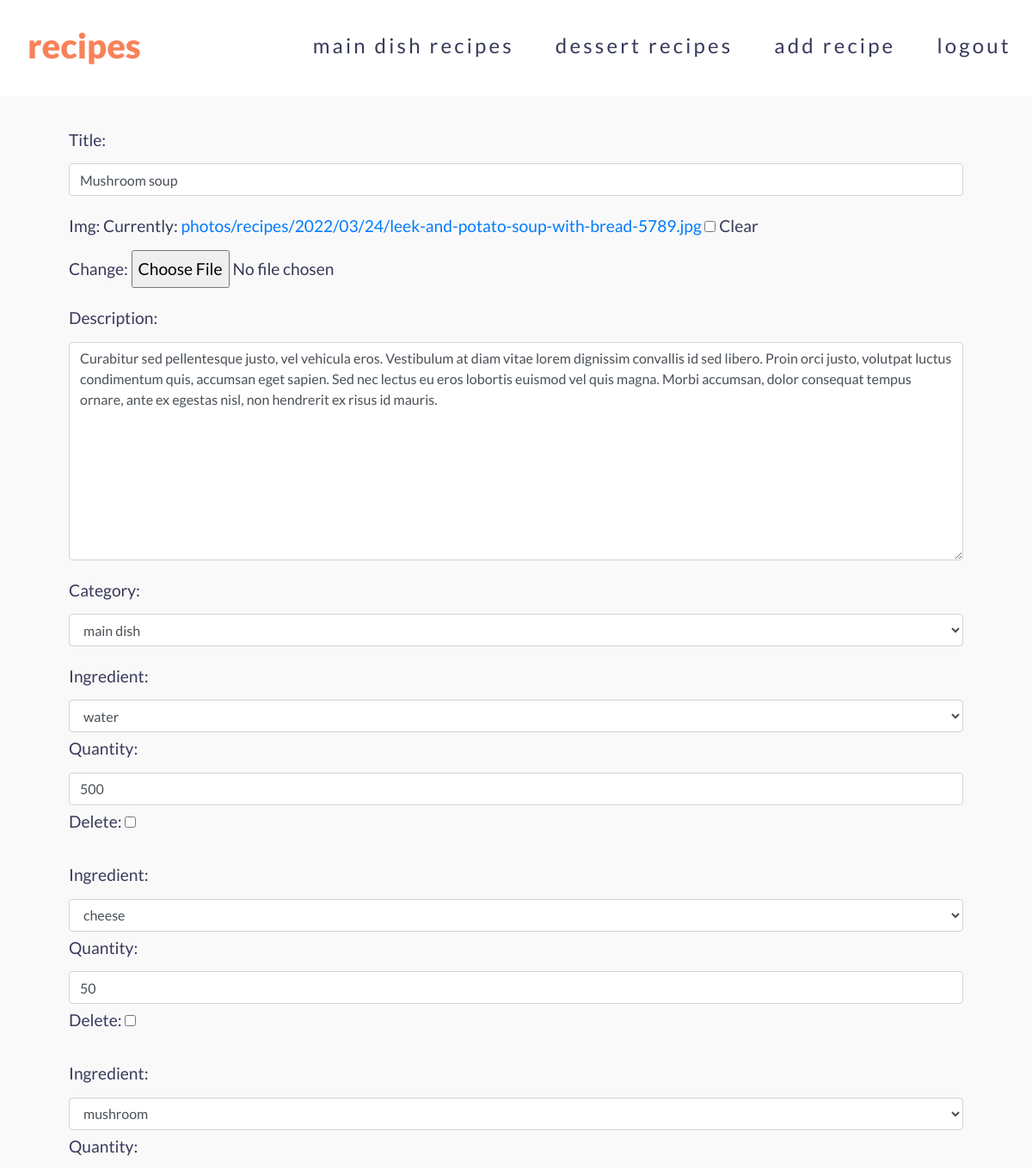
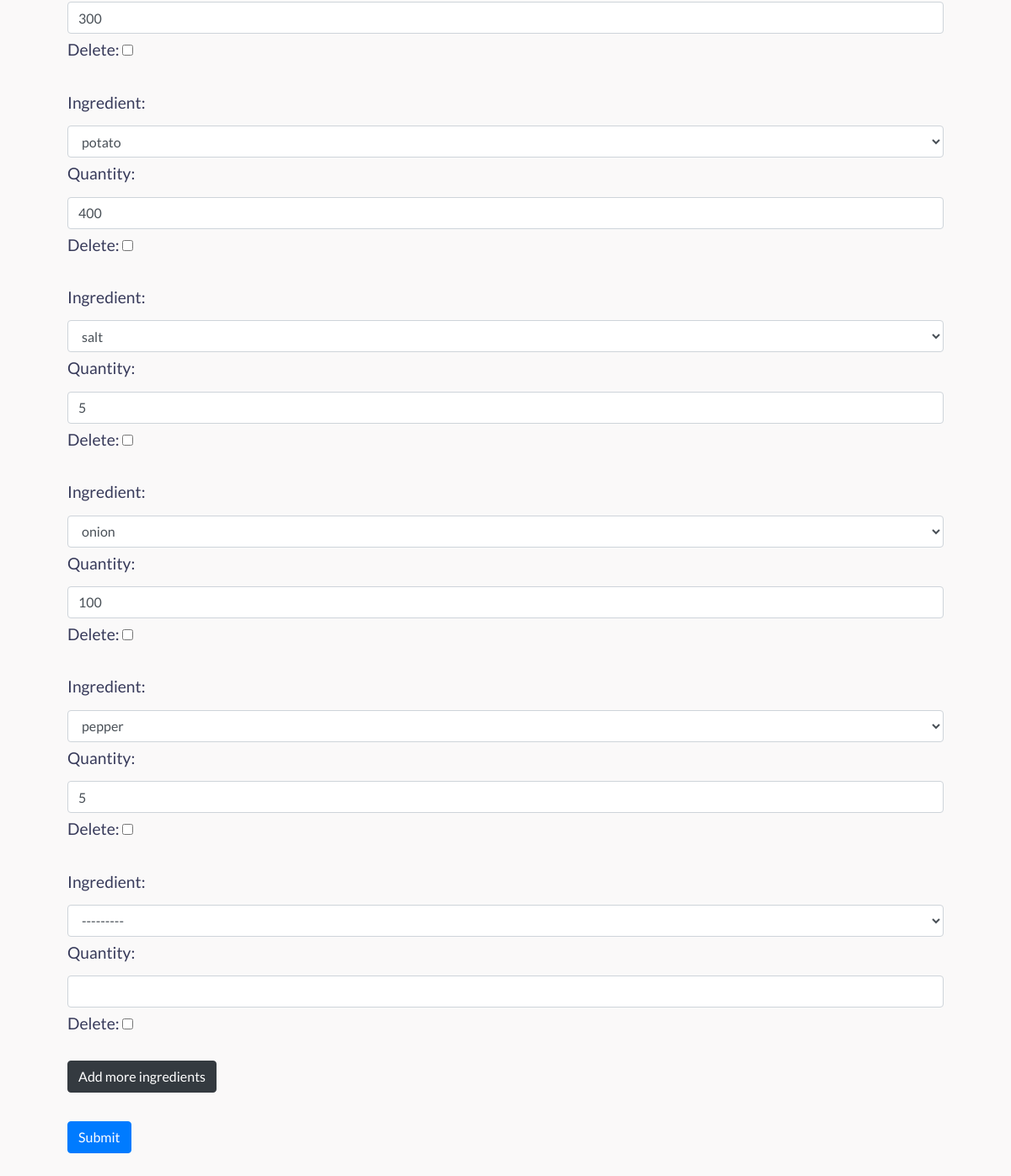
Page /recipes/update_recipe/mushroom-soup/ (signed in) on the committed database (2 pictures, top to bottom).
### recipes/models.py (models this page shows, shortened)
class Categories(models.Model):
    title = models.CharField(max_length=150)
    slug = models.SlugField(max_length=150, unique=True, null=True)
    def __str__(self):
        return self.title
    def get_absolute_url(self):
        return reverse("recipes-category", kwargs={"slug": self.slug})

class Recipes(models.Model):
    title = models.CharField(max_length=150)
    slug = models.SlugField(max_length=150, unique=True, null=True)
    img = models.ImageField(upload_to='photos/recipes/%Y/%m/%d/', blank=True)
    description = models.TextField()
    created_at = models.DateTimeField(auto_now_add=True)
    ingredients = models.ManyToManyField('Ingredients', related_name='RecipeIngredients', through='RecipeList')
    category = models.ForeignKey('Categories', on_delete=models.PROTECT)

### recipes/views.py (the view)
# urls.py: path('recipes/update_recipe/<str:slug>/', update_recipe, name="update-recipe" )
@login_required
def update_recipe(request, slug):
    recipe = Recipes.objects.get(slug=slug)
    if request.method=='POST':
        form = RecipeForm(request.POST, request.FILES, instance=recipe)
        if form.is_valid():
            recipe = form.save(commit=False)
            recipe.slug = slugify(recipe.title)
            recipe = form.save()
            formset = RecipeListFormSet(request.POST, instance=recipe)
            if formset.is_valid():
                formset.save()
            return redirect(recipe)
    else:
        form = RecipeForm(instance=recipe)
        formset = RecipeListFormSet(instance=recipe)
    return render(request, template_name='recipes/update_recipe.html', context={'form':form, 'formset':formset, 'slug':slug})

### recipes/forms.py
class RecipeForm(forms.ModelForm):
    class Meta:
        model = Recipes
        fields = ['title', 'img', 'description', 'category']
        widgets = {
            'title': forms.TextInput(attrs={'class': 'form-control'}),
            'description': forms.Textarea(attrs={'class': 'form-control'}),
            'category': forms.Select(attrs={'class': 'form-control'}),
        }

### recipes/models.py (called while the page is built)
    def __str__(self):
        return self.title

### recipes/templatetags/search.py (called while the page is built)
@register.inclusion_tag("recipes/get_categories_tpl.html")
def get_categories():
    categories = Categories.objects.all()
    return{
        "categories": categories
    }

### recipes/templates/recipes/update_recipe.html (shortened to what this page needs)
{% extends 'base.html' %}
{% block content %}
    <div class="add-recipe">
        <form action="{% url 'update-recipe' slug %}" enctype="multipart/form-data" method="post" >
            {% for field in form  %}
                <div class="form-group">
                    {{ field.label_tag }}
                    {{ field }}
                </div>
            {% endfor %}
            <div id="recipe-list-form">
                {% for field in formset %}
                <div id ="form-{{ forloop.counter0 }}" class="form-group formset-recipe-list">
                    {{ field }}
                </div>
            {% endfor %}
            </div>
            <button id="add-more" class="btn btn-dark" type="button">Add more ingredients</button> <br>
            <button type="submit" class="btn btn-primary">Submit</button>
        </form>
    </div>
{% endblock %}

### recipes/templates/recipes/get_categories_tpl.html
{% for category in categories %}
<li class="nav-item">
    <a class="nav-link scroll" href="{{ category.get_absolute_url }}">{{category.title}} recipes</a>
</li>
{% endfor %}

### recipes/static/recipes/css/style.css (style rules this page uses)
* { margin: 0; padding: 0; box-sizing: border-box; }
html { font-size: 100%; }
html,body { width: 100%; height: 100%; }
body { padding-top: 80px; font-family: 'Lato', sans-serif; font-weight: 400; font-size: 1.2rem; color: #373A5A; line-height: 2; }
#add-more { margin-bottom: 2rem; }
a.nav-link { color: #373A5A; margin-right: 1rem; margin-left: 1rem; font-size: 1.5rem; letter-spacing: .2rem; }
.add-recipe { margin-top: 2rem; padding: 2rem 5rem; background: rgba(241, 238, 238, 0.38); }

### rows in the picture
Categories: title "main dish"
Categories: title "dessert"
Recipes: form "Mushroom soup" "Curabitur sed pellentesque justo, vel vehicula eros. Vestibulum at diam vitae lorem dignissim convallis id sed libero. Proin orci justo, volutpat luctus condimentum quis, accumsan eget sapien. Sed nec lectus eu eros lobortis euismod vel quis magna. Morbi accumsan, dolor consequat tempus ornare, ante ex egestas nisl, non hendrerit ex risus id mauris." "main dish"

### other values in the picture
{{ field.label_tag }} "Title:" "Img:" "Description:" "Category:"
